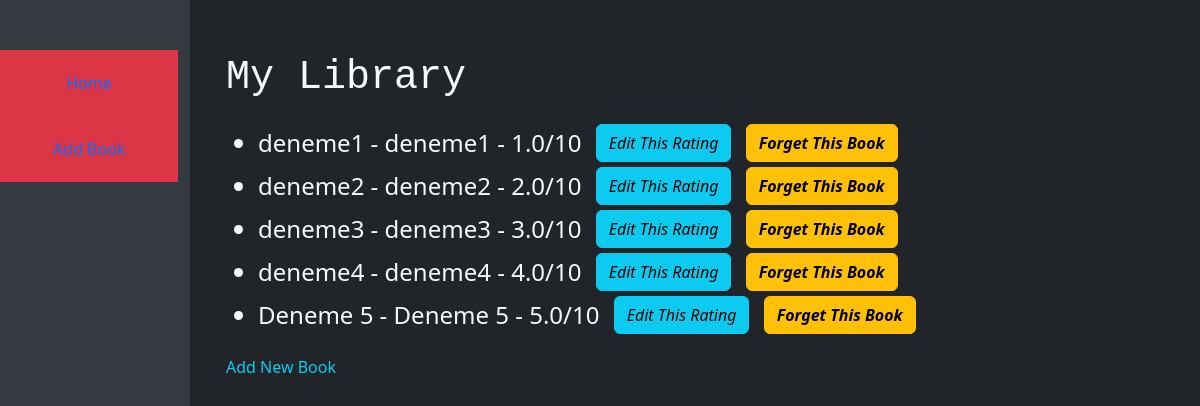
The page / on the database its author committed.
### main.py (models this page shows)
class Books(db.Model):
    id = db.Column(db.Integer, primary_key=True)
    title = db.Column(db.String(250), unique=True, nullable=False)
    author = db.Column(db.String(250), nullable=False)
    rating = db.Column(db.Float, nullable=False)

### main.py (the view)
@app.route('/')
def home():
    return render_template("index.html", books=Books.query.all())

### templates/index.html (shortened to what this page needs)
<!DOCTYPE html>
<html lang="en">
<head>
    <link href="https://cdn.jsdelivr.net/npm/bootstrap@5.3.1/dist/css/bootstrap.min.css" rel="stylesheet">
</head>
<body class="bg-dark text-light">
<div class="container-fluid">
    <div class="row">
        <nav class="col-md-2 col-lg-2 d-md-block sidebar">
            <div class="position-sticky">
                <ul class="nav flex-column">
                    <li class="nav-item btn btn-danger">
                        <a class="nav-link" href="{{ url_for('home') }}">Home</a>
                    </li>
                    <li class="nav-item btn btn-danger">
                        <a class="nav-link" href="{{ url_for('add') }}">Add Book</a>
                    </li>
                </ul>
            </div>
        </nav>
        <main class="col-md-10 col-lg-10 ms-md-auto px-md-4 main-content">
            <div class="container mt-5">
                <p class="fw-medium font-monospace fs-1">My Library</p>
                <ul>
                    {% for book in books %}
                    <li class="fs-4 fw-medium">{{ book["title"] }} - {{ book["author"] }} - {{ book["rating"] }}/10 <a type="button" class="btn btn-info fw-normal fst-italic mx-2" style="margin-bottom:5px" href="{{ url_for('edit', book_id=book.id) }}">Edit This Rating</a>  <a type="button" class="btn btn-warning fw-bold fst-italic" style="margin-bottom:5px" href="{{ url_for('erase', book_id=book.id )}}">Forget This Book</a></li>
                    {% endfor %}
                </ul>
                <a href="add"  class="link-info link-offset-2 link-underline link-underline-opacity-0 link-offset-3-hover link-underline-opacity-75-hover">Add New Book</a>
            </div>
        </main>
    </div>
</div>
</body>
</html>

### templates/index.html (style rules this page uses)
.container-fluid { padding-left: 0; }
.sidebar { background-color: #343a40; color: white; padding-top: 50px; height: 100vh; }
.nav-link { padding: 15px 0; text-align: center; }
.nav-item.btn { width: 100%; border-radius: 0; box-shadow: none; border: none; }

### rows shown on the page
Books: title "deneme1", author "deneme1", rating "1.0"
Books: title "deneme2", author "deneme2", rating "2.0"
Books: title "deneme3", author "deneme3", rating "3.0"
Books: title "deneme4", author "deneme4", rating "4.0"
Books: title "Deneme 5", author "Deneme 5", rating "5.0"
